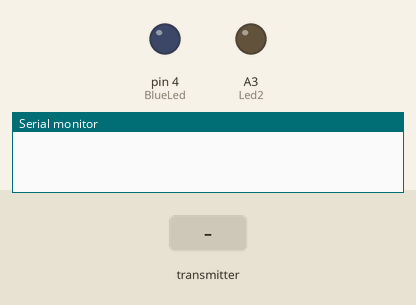
Simulated run of this sketch. Board: Arduino Nano, built with avr-gcc and run on an emulated ATmega328P. Parts: output pins drawn as LEDs (lit = HIGH), the last lines printed to the serial monitor. Inputs (shaded band) come from the test bench. No radio packets arrive unless stated.

Above: at 1.2 s.
1.3 s: the transmitter starts sending data = 256
At 2.1 s:
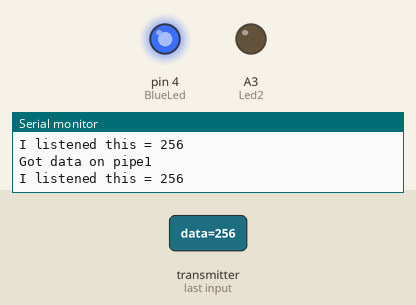
2.8 s: the transmitter starts sending data = 0
At 3.3 s:
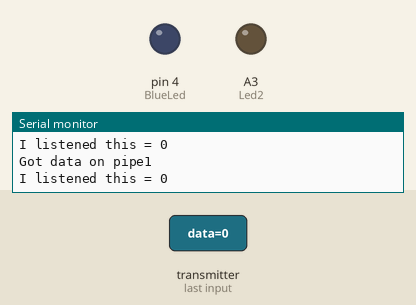
4.3 s: the transmitter starts sending data = 512
At 5.6 s:
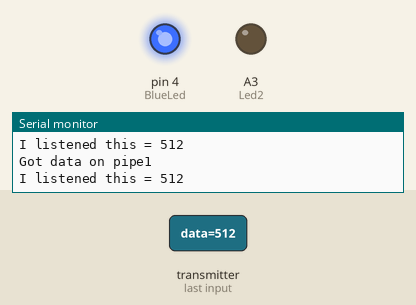
Timing chart, 0 to 7.3 s (numbered marks = the images above; inputs shaded):
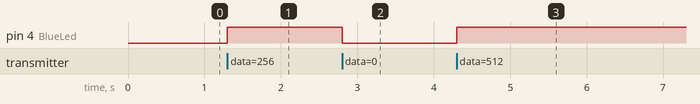

Measured:
- after the input at 1.3 s, pin 4 (BlueLed): LOW → HIGH at once
- after the input at 2.8 s, pin 4 (BlueLed): HIGH → LOW at once
- after the input at 4.3 s, pin 4 (BlueLed): LOW → HIGH at once

The sketch:

RF24_Receiver_v0.ino
```cpp
/*  New Sketch to develop RF2.4Ghz
 *  Sender Nano in Green mini Protoboard
 *  with Joystick Poti
 */

#include <nRF24L01.h>
#include <SPI.h>
#include "RF24.h"
/******************* User Config ***************/
RF24 radio(9,10);
bool radioNumber = 0;

const byte address[6] = "00001";
bool role = 0;
const int BlueLed = 4;
const int Led2 = A3;
const int PIR = 2;

unsigned int data;
uint8_t pipeNum;

void setup()
{
  Serial.begin(9600);
  pinMode(BlueLed, OUTPUT);
  pinMode(Led2, OUTPUT);
  pinMode(PIR, INPUT);

  radio.begin();
  radio.openReadingPipe(0, address);
  radio.setPALevel(RF24_PA_LOW);
  radio.startListening();
}

void loop()
{
  if ( role == 0 )
  {
    //Serial.println("waiting");
    radio.startListening();


    if (radio.available(&pipeNum))

    {

       radio.read(&data, sizeof(int));
       Serial.print("Got data on pipe");
       Serial.println(pipeNum);
       Serial.print("I listened this = ");

       Serial.println(data);
       if(data > 2)
       {
          digitalWrite(BlueLed, HIGH);
       }
       else
       {
          digitalWrite(BlueLed, LOW);
       }

     }
   }
}
```
